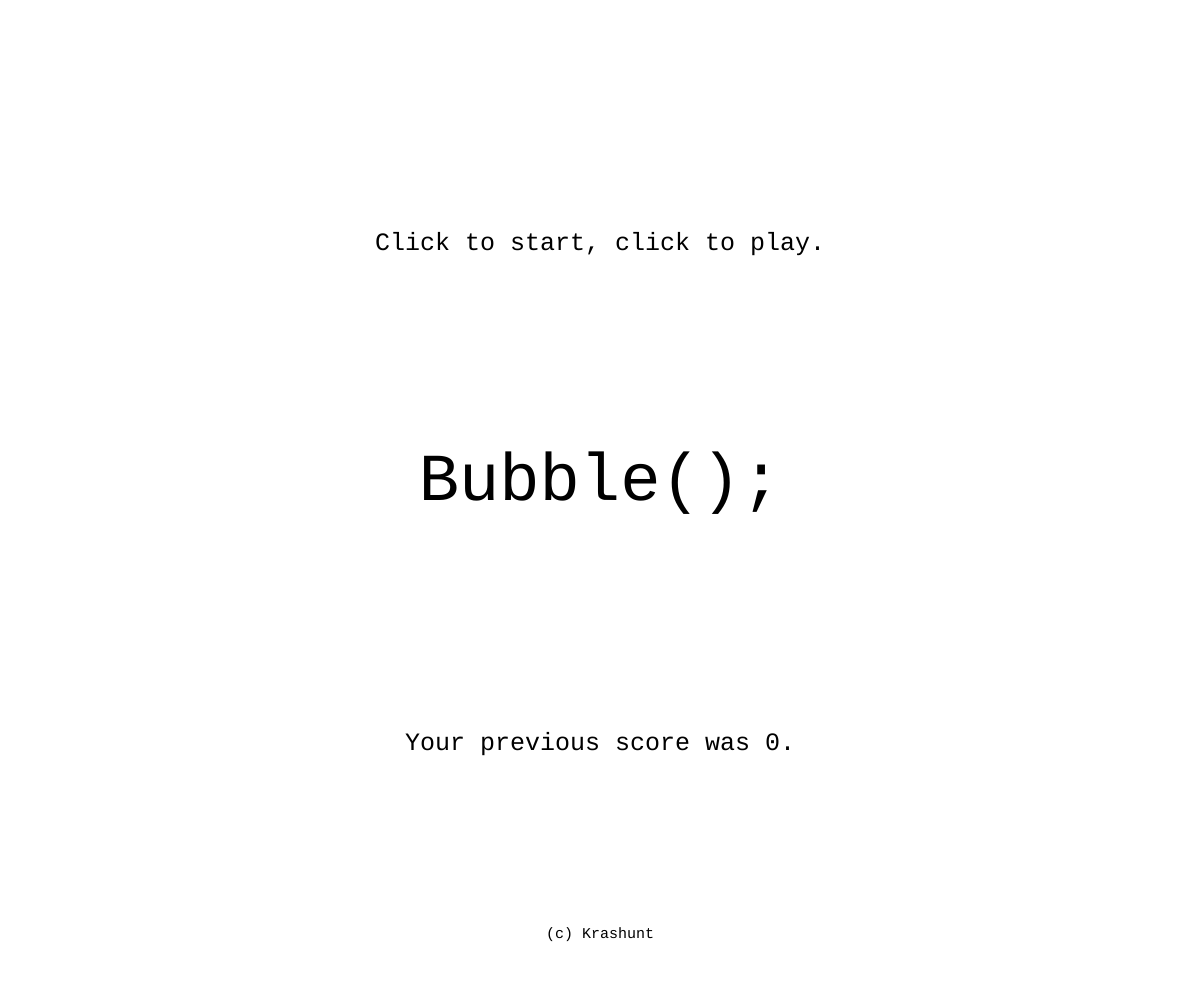
Frame 1 (no input)
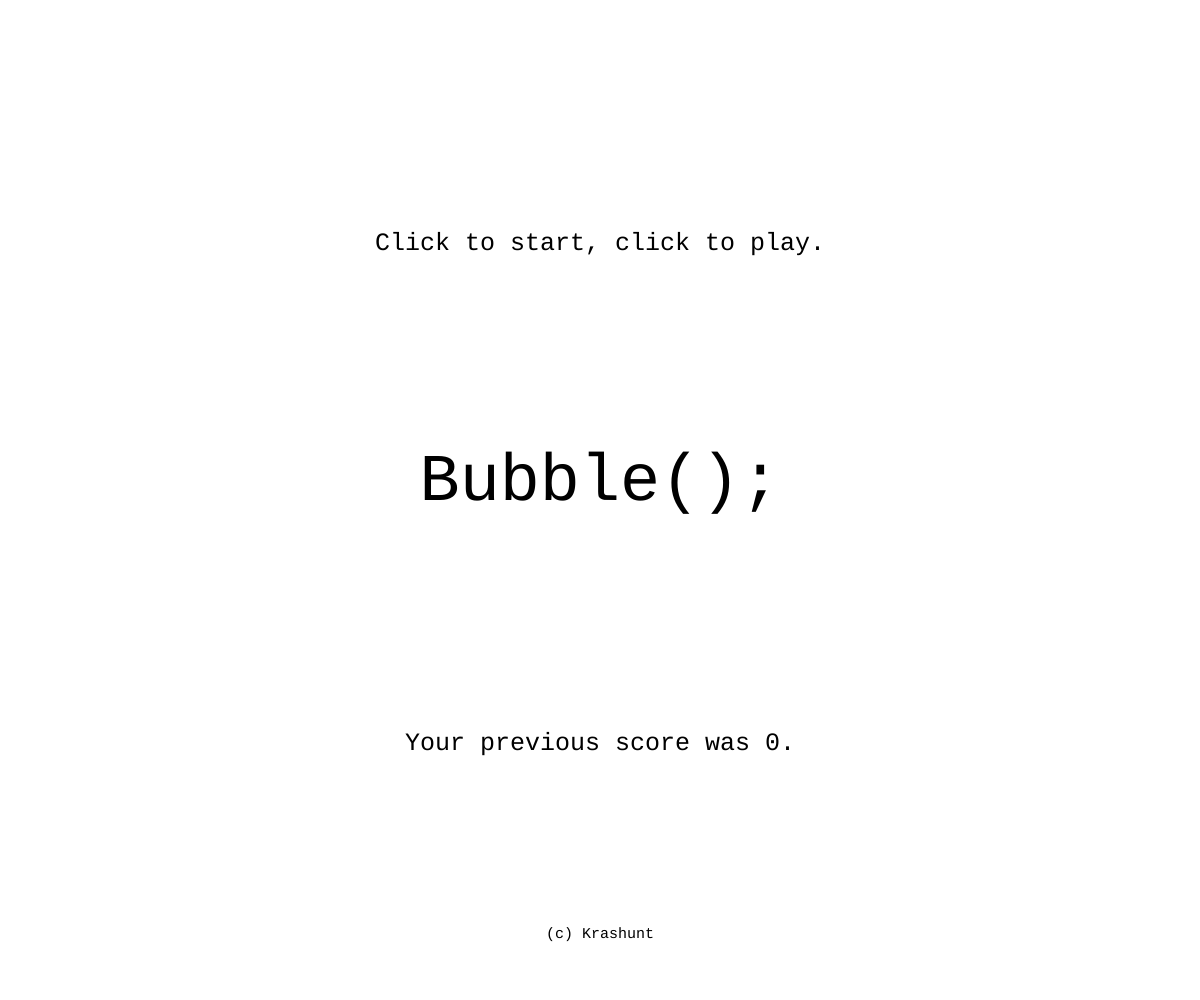
Frame 60 (no input)
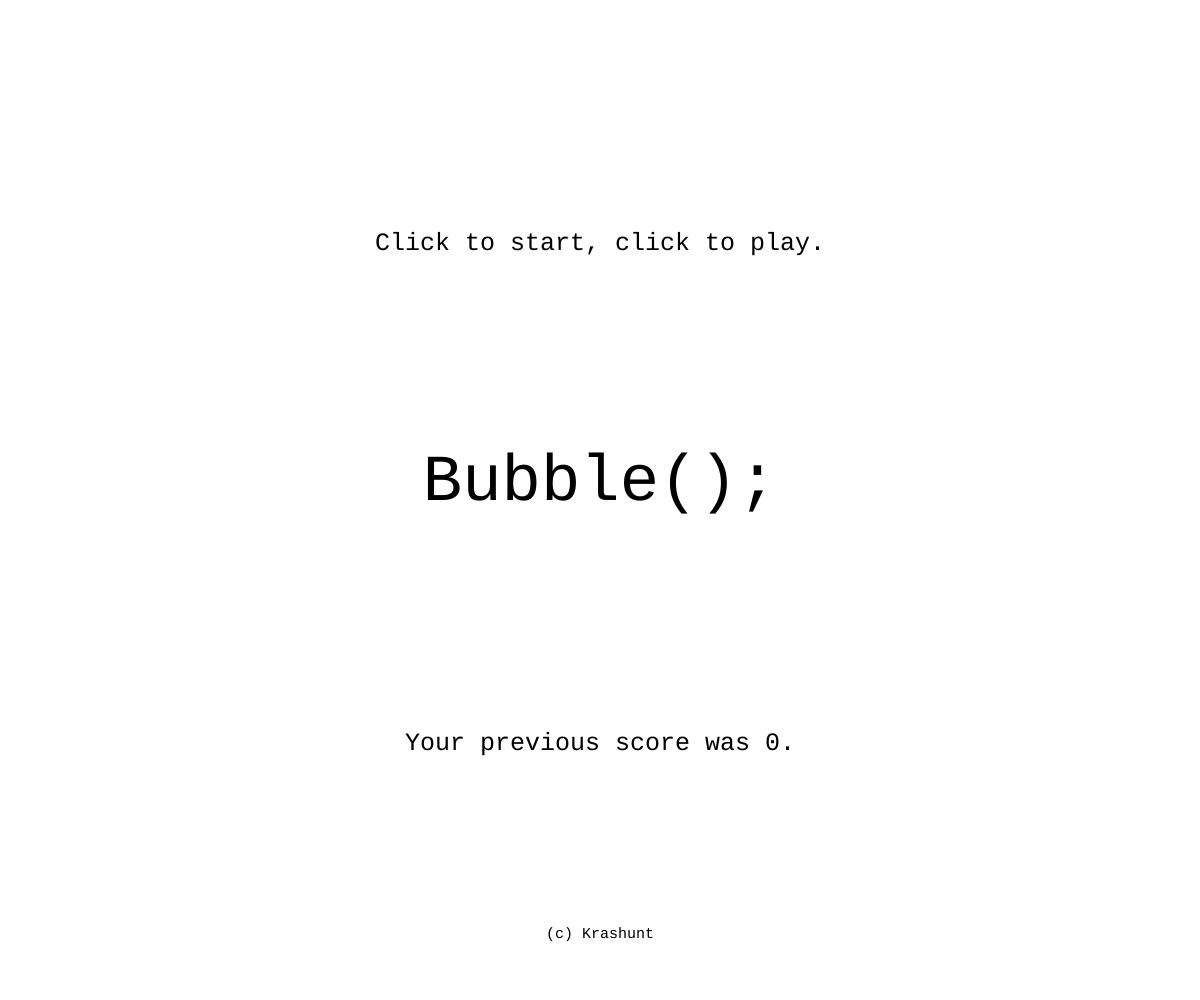
Frame 120 (the mouse pressed at the canvas centre since frame 60)

The p5.js sketch that drew these frames (run headless with seeded random() and noise() and a simulated clock; from frame 60 on, the mouse is pressed at the canvas centre):

// p5.js sketch
// ── sketch.js
var game;

function setup() {
	createCanvas(windowWidth, windowHeight);
	ship = new Ship(width / 2, height / 2);
	scoreBoard = new ScoreBoard(width - 10, 20);
	game = new Game(ship, scoreBoard);
	game.reset();
	game.setDebug(true);
}

function draw() {
	if (game.isActive()) {
		background(255);
		// create new meteors
		game.createNewMeteor();
		// update position of and display stuff (meteors, projectiles, ship)
		game.updateAndDisplayMeteors();
		game.updateAndDisplayProjectiles();
		game.updateAndDisplayShip();
		// display the scoreboard
		game.displayScoreboard();
		// remove projectiles that passed the top of screen
		game.removeLostProjectiles();
		// detect successfull shots (projectile hits meteor)
		// after a successfull shoot, projectile and meteor will be marked as "dead"
		game.detectSuccessfullShots();
		// remove "dead" meteors and projectiles
		game.removeKilledMeteors();
		game.removeUsedProjectiles();
		// if a meteor hits the ground, it's game over.
		game.stopIfMeteorHitGround();
		// show debug info when enables
		game.showDebugInfo();
	} else {
		game.showWelcomeScreen();
	}
}

function mouseClicked() {
	// when the game is active, clicking the mouse shots
	if (game.gameActive)
		game.shoot();
	// when the game is inactive, clicking the mouse restarts the game
	else {
		game.reset();
		game.start();
	}
}
// ── bubble.js
function Bubble(x, y, size, speed, col, crazyness) {
	// position
	this.x = x;
	this.y = y;
	this.size = size;
	this.speed = speed;
	this.col = col;
	// should we delete?
	this.alive = true;
	// crazy fx
	this.crazyness = crazyness;

	// schedule ball for destroyal
	this.destroy = function() {
		this.alive = false;
	}

	this.setSpeed = function(newSpeed) {
		this.speed = newSpeed;
	}

	this.display = function() {
		strokeWeight(1);
		stroke(0);
		fill(this.col);
		ellipse(this.x, this.y, this.size, this.size);
	};

	// move the ball down (towards the ground)	
	this.move = function() {
		this.y += this.speed;
		this.size += random(-this.crazyness, this.crazyness);
	};

	// detects intersection with another Bubble()	
	this.intersects = function(other) {
		d = dist(this.x, this.y, other.x, other.y);
		r1 = this.size / 2;
		r2 = other.size / 2;
		if (d < r1 + r2)
			return true
		else
			return false
	}
}
// ── game.js
function Game(ship, scoreboard) {
	this.debug = false;

	this.ship = ship;
	this.scoreBoard = scoreboard;

	this.reset = function() {
		this.gameActive = false;
		this.scoreBoard.reset();
		this.meteors = [];
		this.projectiles = [];

		this.meteorsDensity = 0.990;
		this.meteorsDensityInc = 0.0001;

		this.meteorsMinSpeed = 0.60;
		this.meteorsMinSpeedInc = 0.0005;

		this.meteorsMaxSpeed = 5;
		this.meteorsMaxSpeedInc = 0.005;

		this.meteorsMinSize = 25;
		this.meteorsMaxSize = 125;
	}

	this.isActive = function() {
		return this.gameActive;
	}

	this.start = function() {
		this.gameActive = true;
	}

	this.showWelcomeScreen = function() {
		background(255);
		textFont("Courier New");
		fill(0);
		noStroke();
		textAlign(CENTER);
		welcome_msg = "Bubble();";
		textSize(random(65, 68));
		text(welcome_msg, width / 2, height / 2);
		action_msg = "Click to start, click to play.";
		textSize(25);
		text(action_msg, width / 2, height / 4);
		score_msg = "Your previous score was " + scoreBoard.score + ".";

		textSize(25);
		text(score_msg, width / 2, height / 4 * 3);
		credits_msg = "(c) Krashunt";
		textSize(15);
		text(credits_msg, width / 2, height / 4 * 3.75);
	}

	this.createNewMeteor = function() {
		if (random() > this.meteorsDensity) {
			// pick random color, speed, size and horizontal position
			col = color(random(255), random(255), random(255), 50);
			speed = random(this.meteorsMinSpeed, this.meteorsMaxSpeed);
			size = random(this.meteorsMinSize, this.meteorsMaxSize);
			x = random(0 + size / 2, width - size / 2);
			// vertical position is fixed
			y = -size / 2;
			// crzyness is just a visual FX
			crazyness = random(0.5, 1.5);
			//create a new "meteor" (a Bubble)
			this.meteors.push(new Bubble(x, y, size, speed, col, crazyness));
		}
	};

	this.updateAndDisplayMeteors = function() {
		for (var i = this.meteors.length - 1; i >= 0; i--) {
			this.meteors[i].move();
			this.meteors[i].display();
		}
	};

	this.updateAndDisplayProjectiles = function() {
		for (var i = this.projectiles.length - 1; i >= 0; i--) {
			this.projectiles[i].move();
			this.projectiles[i].display();
		}
	};

	this.updateAndDisplayShip = function() {
		this.ship.updatePosition();
		this.ship.display();
	};

	this.displayScoreboard = function() {
		this.scoreBoard.display();
	};

	this.shoot = function() {
		this.projectiles.push(this.ship.shoot());
	}

	this.stopIfMeteorHitGround = function() {
		// iterate through all the meteors
		for (var i = this.meteors.length - 1; i >= 0; i--) {
			// when a meteor hits the ground, it's game over
			if (this.meteors[i].y > height) {
				this.gameActive = false;
			}
		}
	};

	this.removeLostProjectiles = function() {
		// iterate through all the projectiles
		for (var i = this.projectiles.length - 1; i >= 0; i--) {
			// if a projectile passes the screen top, it's lost (can delete it)
			if (this.projectiles[i].y < 0)
				this.projectiles.splice(i, 1);
		}
	};

	this.detectSuccessfullShots = function() {
		// iterate through all the meteors
		for (var i = this.meteors.length - 1; i >= 0; i--) {
			// for each meteor, now consider all projectiles
			for (var j = this.projectiles.length - 1; j >= 0; j--) {
				// is there a hit?
				if (this.meteors[i].intersects(this.projectiles[j])) {
					// destroy both projectile and meteor
					this.meteors[i].destroy();
					this.projectiles[j].destroy();
					// increment score! 
					this.scoreBoard.incrementScore();
					// increment game difficulty! :)
					this.meteorsMinSpeed += this.meteorsMinSpeedInc;
					this.meteorsMaxSpeed += this.meteorsMaxSpeedInc;
					this.meteorsDensity -= this.meteorsDensityInc;
				}
			}
		}
	};

	this.removeKilledMeteors = function() {
		// remove meteors scheduled for removal
		for (var i = this.meteors.length - 1; i >= 0; i--) {
			if (!this.meteors[i].alive)
				this.meteors.splice(i, 1);
		}
	};

	this.removeUsedProjectiles = function() {
		for (var i = this.projectiles.length - 1; i >= 0; i--) {
			if (!this.projectiles[i].alive)
				this.projectiles.splice(i, 1);
		}
	};

	this.setDebug = function(v) {
		this.debug = v;
	}

	this.showDebugInfo = function() {
		if (this.debug == true) {
			print("# meteors: " + this.meteors.length);
			print("# projectiles: " + this.projectiles.length);
		}
	}
}
// ── scoreboard.js
function ScoreBoard(x,y) {
	// position
	this.x = x;
	this.y = y;
	// initial score
	this.score = 0;
	var maxscore = 0;
	this.display = function() {
		noStroke();
		fill(0);
		textAlign(RIGHT);
		textFont("Courier new");
		textSize(22);
		text("score: " + this.score,this.x,this.y);
	};
	
	this.incrementScore = function() {

		this.score++;
		if(maxscore<this.score)
       { Android.sendData(this.score);
          maxscore = this.score;
       }


	};
	
	this.reset = function() {

		this.score = 0;
	}
}
// ── ship.js
function Ship(x,y) {
	// ship position
	this.x = x;
	this.y = y;
	// width and height
	this.width = 25;
	this.height = 50;

	this.display = function() {
		fill(color(255,0,0,50));
		stroke(0);
		strokeWeight(1);
		triangle(this.x - this.width, this.y,this.x, this.y - this.height,this.x + this.width, this.y);
	};

	// update position based on mouseX
	this.updatePosition = function() {
		this.x = mouseX;
		this.y = height - 10;
	};
	
	// shoot a projectile
	this.shoot = function(){
		projectile = new Bubble(this.x, this.y - 50, 10,-10,0,0);
		return projectile;
	}
}
